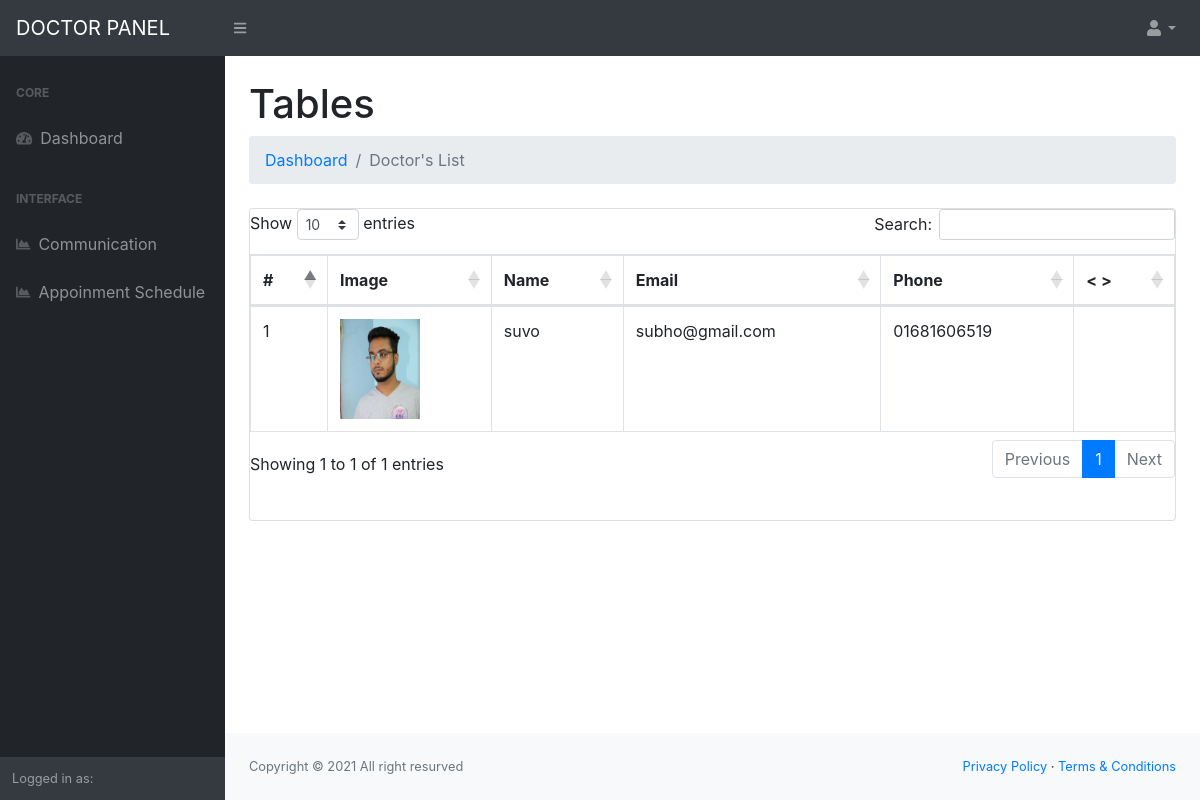
The page /admin/viewpatient.php?patientid=16 (signed in) on the database its author committed.
### tables this page shows
CREATE TABLE `customer_table` (
  `customer_id` int(11) NOT NULL,
  `customer_name` varchar(300) NOT NULL,
  `customer_email` varchar(300) NOT NULL,
  `customer_password` varchar(300) NOT NULL,
  `customer_phone` varchar(200) NOT NULL,
  `image` varchar(266) NOT NULL,
  `customer_address` varchar(500) NOT NULL,
  `customer_gender` varchar(100) NOT NULL,
  `customer_birth` varchar(200) NOT NULL,
  `customer_blood` varchar(300) NOT NULL,
  `block` tinyint(4) NOT NULL
);

### library/db.php (called while the page is built, shortened)
<?php
class DBconnection{
	public function connectDataBase(){
		$this->con = new mysqli('localhost', 'root', '','doctor_db');
	}
}
?>

### library/Selectclass.php (called while the page is built, shortened)
<?php
include_once 'db.php';
class Selectclass extends DBconnection{
	public function selects($query){
		$result = $this->con->query($query) or die($this->con->error.__LINE__);
		if($result){
			return $result;
		} else {
			return false;
		}
	}
	public function selectallId($var,$varid,$id){
		$query = "SELECT * FROM $var WHERE $varid = $id ";
		$result = self::selects($query);
		return $result;
	}
}
 ?>

### admin/viewpatient.php (the view, shortened to what this page needs)
<?php include_once 'header.php'; ?>
            <div id="layoutSidenav_content">
                <main>
                    <div class="container-fluid">
                        <h1 class="mt-4">Tables</h1>
                        <ol class="breadcrumb mb-4">
                            <li class="breadcrumb-item"><a href="index.html">Dashboard</a></li>
                            <li class="breadcrumb-item active">Doctor's List</li>
                        </ol>
                        <div class="card mb-4">
                               <table class="table table-bordered" id="dataTable" width="100%" cellspacing="0">
                                        <thead>
                                            <tr>
                                                <th>#</th>
                                                <th>Image</th>
                                                <th>Name</th>
                                                <th>Email</th>
                                                <th>Phone</th>
                                                <th> < > </th>
                                            </tr>
                                        </thead>
                                        <tbody>
                <?php
                $patientid = $_GET['patientid'];
                    $viewdoctor = $sc->selectallId('customer_table','customer_id',$patientid);
                        $a = 0;
                        while ($row = $viewdoctor->fetch_assoc()) {
                            $a++;
                ?>
                                            <tr>
                                                <td><?php echo $a;?></td>
                                                <td><img style="height: 100px; width: 80px;" src="../<?php echo $row['image'];?>"></td>
                                                <td><?php echo $row['customer_name'];?></td>
                                                <td><?php echo $row['customer_email'];?></td>
                                                <td><?php echo $row['customer_phone'];?></td>
                                                <td>
                                                </td>
                                            </tr>
                                     <?php }  ?>
                                        </tbody>
                                    </table>
                            <div class="card-body">
                            </div>
                        </div>
                    </div>
                </main>
<?php include_once 'footer.php'; ?>

### rows shown on the page
customer_table: image (picture), customer_name "suvo", customer_email "subho@gmail.com", customer_phone "01681606519"
